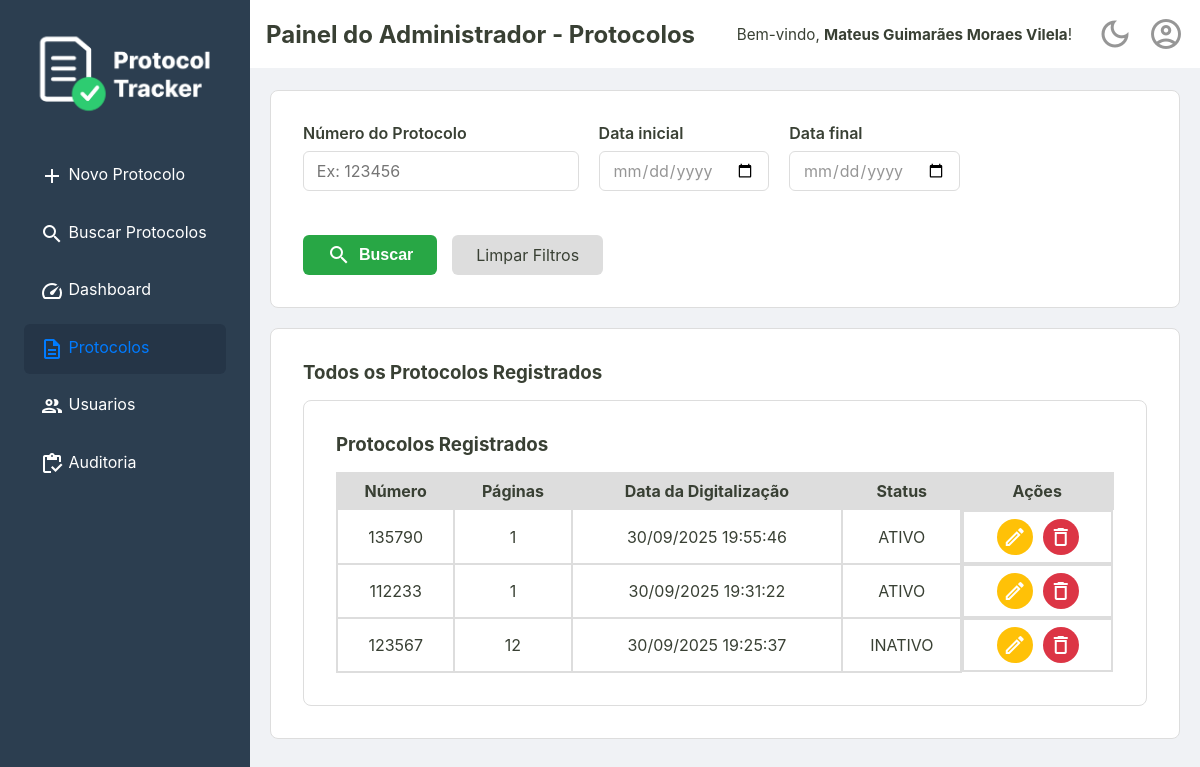
The page /admin/protocolos (signed in) on the database as committed earlier.
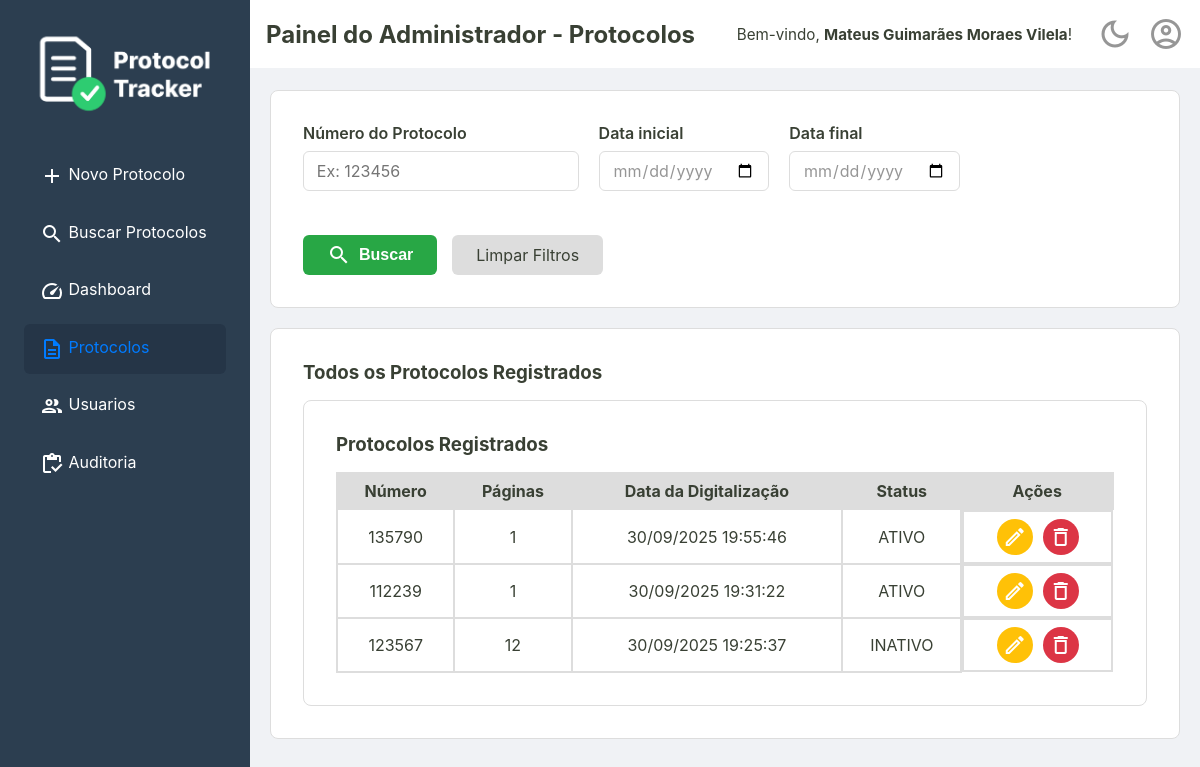
The same page on the database as committed later.
### tables this page shows
CREATE TABLE protocolos (
    id TEXT PRIMARY KEY,
    id_usuario INTEGER NOT NULL,
    numero TEXT NOT NULL UNIQUE,
    quantidade_paginas INTEGER NOT NULL,
    observacoes TEXT,
    criado_em TEXT NOT NULL,
    alterado_em TEXT,
    deletado_em TEXT,
    FOREIGN KEY (id_usuario) REFERENCES usuarios (id)
  );

### src/Controller/AdminController.php (called while the page is built, shortened)
<?php
class AdminController {
    private ?Usuario $usuarioLogado = null;
    private bool $isAdmin = false;
    public function __construct(
        private UsuarioRepository $usuarioRepositorio,
        private UsuarioService $usuarioService,
        private ProtocoloRepositorySql $protocoloRepositorio,
        private AuditService $auditService
    ) {
        $idUsuario = $_SESSION['usuario_logado_id'] ?? null;
        if ($idUsuario) {
            $this->usuarioLogado = $this->usuarioRepositorio->buscaPorId($idUsuario);
        }
        if ($this->usuarioLogado && $this->usuarioLogado->permissao() === 'administrador') {
            $this->isAdmin = true;
        }
    }
    public function exibirPainelAdmin()
    {
        try {
            $listaDeProtocolos = $this->protocoloRepositorio->all();
            require __DIR__ . '/../../templates/admin/protocolos.php';
        } catch (Exception $e) {
            $erro = $e->getMessage();
            $usuarioLogado = $this->usuarioLogado;
            $isAdmin = $this->isAdmin;
            require __DIR__ . '/../../templates/home.php';
        }
    }
}

### src/Repository/ProtocoloRepositorySql.php (called while the page is built, shortened)
<?php
final class ProtocoloRepositorySql implements ProtocoloRepositoryInterface
{
    private PDO $connection;
    public function __construct(PDO $connection)
    {
        $this->connection = $connection;
    }
    public function all(): array
    {
        $sqlQuery = "SELECT * FROM protocolos ORDER BY criado_em DESC;";
        $stmt = $this->connection->query($sqlQuery);
        $listaDeProtocolos = $this->hidrataListaDeProtocolos($stmt);
        return $listaDeProtocolos;
    }
    private function hidrataListaDeProtocolos(PDOStatement $stmt): array
    {
        $listaDeProtocolos = [];
        while($protocoloDados = $stmt->fetch()){
            $listaDeProtocolos[] = Protocolo::fromArray($protocoloDados);
        }
        return $listaDeProtocolos;
    }
}

### src/Model/Protocolo.php (called while the page is built, shortened)
<?php
class Protocolo {
    public function id(): string {
        return $this->id;
    }
    public function numero(): string {
        return $this->numero;
    }
    public function paginas(): int {
        return $this->quantidade_paginas;
    }
    public function data(): DateTimeImmutable {
        return $this->criado_em;
    }
    public function deletadoEm(): ?DateTimeImmutable {
        return $this->deletado_em;
    }
    public static function fromArray(array $dados): self
    {
        try {
            $criado_em = new DateTimeImmutable($dados['criado_em']);
            $alterado_em = isset($dados['alterado_em']) ? new DateTimeImmutable($dados['alterado_em']) : null;
            $deletado_em = isset($dados['deletado_em']) ? new DateTimeImmutable($dados['deletado_em']) : null;
        } catch (Exception $e) {
            throw new Exception("Falha ao criar data");
        }
        return new self(
            $dados['id'],
            $dados['id_usuario'],
            $dados['numero'],
            $dados['quantidade_paginas'],
            $criado_em,
            $dados['observacoes'] ?? null,
            $alterado_em,
            $deletado_em
        );
    }
}

### templates/admin/_listaProtocolos.php (the view, shortened to what this page needs)
<section class="listagem-container">
    <h3>Protocolos Registrados</h3>
    <table id="tabela-protocolos" class="protocolos-table">
        <thead>
            <tr>
                <th>Número</th>
                <th>Páginas</th>
                <th>Data da Digitalização</th>
                <th>Status</th>
                <th class="acoes-header">Ações</th>
            </tr>
        </thead>
        <tbody>
            <?php foreach ($listaDeProtocolos as $protocolo): ?>
                <tr>
                    <td><?= htmlspecialchars($protocolo->numero()) ?></td>
                    <td><?= htmlspecialchars($protocolo->paginas()) ?></td>
                    <td><?= $protocolo->data()->format('d/m/Y H:i:s') ?></td>
                    <td>
                        <?= $protocolo->deletadoEm() !== null ? 'INATIVO' : 'ATIVO'; ?>
                    </td>
                    <td class="acoes-cell">
                        <a href="/editar?id=<?= htmlspecialchars($protocolo->id()) ?>" class="btn-acao btn-editar" title="Editar">
                            <span class="material-icons-outlined">edit</span>
                        </a>
                        <form action="/excluir" method="post" onsubmit="return confirm('Tem certeza que deseja excluir este protocolo?');">
                            <button type="submit" class="btn-acao btn-excluir" title="Excluir">
                                <span class="material-icons-outlined">delete</span>
                            </button>
                        </form>
                    </td>
                </tr>
            <?php endforeach; ?>
        </tbody>
    </table>
</section>

Rows that differ between the two databases and show on the page:
changed protocolos (number 2 of 3 on the later page): numero "112233" → "112239"
